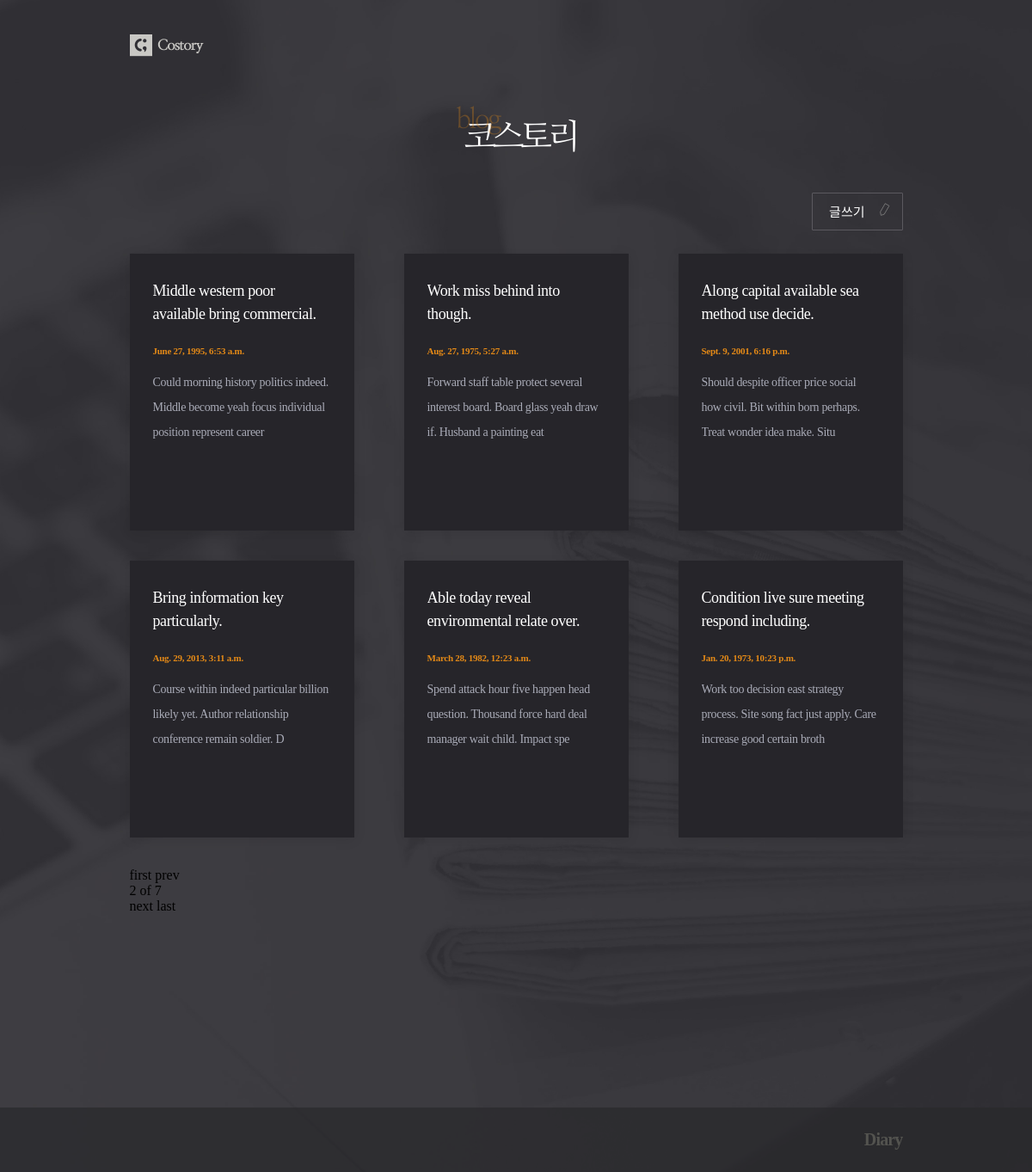
The app's page /posts/?page=2 with its own data.
### posts/models.py (models this page shows, shortened)
class Post(models.Model):
    title = models.CharField(max_length=50, unique=True, error_messages={'unique': '이미 동일한 제목으로 쓴 글이 있습니다.'})
    content = models.TextField(validators=[MinLengthValidator(10, '10자 이상 적어주세요!'),
                                           validate_symbols])
    dt_created = models.DateTimeField(verbose_name='Date Created', auto_now_add=True)
    dt_modified = models.DateTimeField(verbose_name='Date Modified', auto_now=True)

### posts/views.py (the view)
# urls.py: path('posts/', views.post_list, name='post-list'),
def post_list(request):
    posts = Post.objects.all()
    paginator = Paginator(posts, 6)
    curr_page_number = request.GET.get('page')
    if curr_page_number is None:
        curr_page_number = 1
    page = paginator.page(curr_page_number)
    return render(request, 'posts/post_list.html', {'page': page})

### posts/templates/posts/post_list.html
{% extends 'posts/base.html' %}
{% load static %}
{% block css %}
    <link rel="stylesheet" href="{% static 'posts/css/post_list.css' %}">
{% endblock css %}
{% block logo_text %}
    <div id="header">
        <div class="container">
            <h1><img src="{% static 'posts/images/headertxt.png' %}"></h1>
        </div>
    </div>
{% endblock logo_text %}
{% block content %}
    <div class="btn_post">
        <a href="{% url 'post-create' %}">글쓰기</a>
    </div>
    {% if page.object_list %}
        <div class="post_container">
            {% for post in page.object_list %}
                <div class="post">
                    <a href="{% url 'post-detail' post.id %}">
                        <h2 class="title">{{ post.title }}</h2>
                        <p class="date">{{ post.dt_created }}</p>
                        <p class="text">{{ post.content|slice:":100" }}</p>
                    </a>
                </div>
            {% endfor %}
        </div>
        <div class="paginator">
            {% if page.has_previous %}
                <a href="?page=1" class="first">first</a>
                <a href="?page={{ page.previous_page_number }}" class="prev">prev</a>
                <span>
                    <p>{{ page.number }} of {{ page.paginator.num_pages }}</p>
                </span>
            {% endif %}
            {% if page.has_next %}
                <a href="?page={{ page.next_page_number }}" class="next">next</a>
                <a href="?page={{ page.paginator.num_pages }}" class="last">last</a>
            {% endif %}
        </div>
    {% else %}
        <div class="blank">
            <p>보여줄 글이 없습니다.</p>
        </div>
    {% endif %}
{% endblock content %}

### posts/static/posts/css/post_list.css (style rules this page uses)
* { font-family: 'Maple', NanumMyeongjo, serif; }
h1,h2,h3,p,a,ul,li { margin: 0; padding: 0; font-weight: 200; list-style: none; text-decoration: none; outline: none; color: black; }
html { position: relative; min-height: 100%; margin: 0; }
body { min-height: 100%; margin: 0; padding: 0; background: url(../images/bg.jpg) no-repeat center top/cover; -webkit-font-smoothing: antialiased; -moz-osx-font-smoothing: auto; }
img { margin: 0; padding: 0; border: 0; }
#header { margin: 23px 0 39px; }
.container { width: 899px; margin: 0 auto; }
h1 { text-align: center; }
h1 img { width: 139px; }
.btn_post { text-align: right; }
.btn_post a { display: inline-block; margin-bottom: 27px; padding: 10px 43px 11px 19px; font-size: 15px; color: #fff; border: 1px solid #5b595f; border-radius: 1px; background: url(../images/pen.svg)no-repeat 75px 11px/16px; }
.post_container { display: grid; margin-bottom: 35px; grid-template-columns: repeat(3,1fr); grid-auto-rows: minmax(322px, auto); grid-column-gap: 58px; grid-row-gap: 35px; }
.post { background: #26252a; padding: 30px 29px 40px 27px; box-shadow: 0 2px 14px 0 rgba(0, 0, 0, 0.09); }
.post h2 { height: 54px; font-size: 18px; color: #fff; line-height: 1.5; letter-spacing: -0.42px; overflow: hidden; text-overflow: ellipsis; display: -webkit-box; -webkit-line-clamp: 2; -webkit-box-orient: vertical; word-wrap:break-word; }
.post .date { margin: 23px 0 17px; font-size: 11px; font-weight: bold; color: #e38917; letter-spacing: -0.25px; }
.post .text { font-size: 14px; color: #a9abb7; line-height: 2.07; letter-spacing: -0.32px; overflow: hidden; text-overflow: ellipsis; display: -webkit-box; -webkit-line-clamp: 5; -webkit-box-orient: vertical; word-wrap:break-word; }

### records on screen
Post: title "Middle western poor available bring commercial.", dt_created "June 27, 1995, 6:53 a.m.", content "Could morning history politics indeed. Middle become yeah focus individual position represent career"
Post: title "Work miss behind into though.", dt_created "Aug. 27, 1975, 5:27 a.m.", content "Forward staff table protect several interest board. Board glass yeah draw if. Husband a painting eat"
Post: title "Along capital available sea method use decide.", dt_created "Sept. 9, 2001, 6:16 p.m.", content "Should despite officer price social how civil. Bit within born perhaps. Treat wonder idea make. Situ"
Post: title "Bring information key particularly.", dt_created "Aug. 29, 2013, 3:11 a.m.", content "Course within indeed particular billion likely yet. Author relationship conference remain soldier. D"
Post: title "Able today reveal environmental relate over.", dt_created "March 28, 1982, 12:23 a.m.", content "Spend attack hour five happen head question. Thousand force hard deal manager wait child. Impact spe"
Post: title "Condition live sure meeting respond including.", dt_created "Jan. 20, 1973, 10:23 p.m.", content "Work too decision east strategy process. Site song fact just apply. Care increase good certain broth"

### other values on screen
{{ page.number }} "2"
{{ page.paginator.num_pages }} "7"
